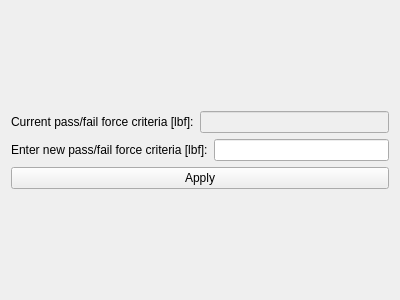
<?xml version="1.0" encoding="UTF-8"?>
<ui version="4.0">
 <class>cpfc_widget</class>
 <widget class="QWidget" name="cpfc_widget">
  <property name="geometry">
   <rect>
    <x>0</x>
    <y>0</y>
    <width>400</width>
    <height>300</height>
   </rect>
  </property>
  <property name="windowTitle">
   <string>Form</string>
  </property>
  <layout class="QGridLayout" name="gridLayout_2">
   <item row="0" column="0">
    <layout class="QGridLayout" name="gridLayout">
     <item row="1" column="0">
      <layout class="QHBoxLayout" name="horizontalLayout">
       <item>
        <widget class="QLabel" name="label">
         <property name="text">
          <string>Enter new pass/fail force criteria [lbf]:</string>
         </property>
        </widget>
       </item>
       <item>
        <widget class="QLineEdit" name="cpfc_line_edit">
         <property name="readOnly">
          <bool>false</bool>
         </property>
        </widget>
       </item>
      </layout>
     </item>
     <item row="2" column="0">
      <layout class="QHBoxLayout" name="horizontalLayout_2">
       <item>
        <widget class="QPushButton" name="apply_push_button">
         <property name="text">
          <string>Apply</string>
         </property>
        </widget>
       </item>
      </layout>
     </item>
     <item row="0" column="0">
      <layout class="QHBoxLayout" name="horizontalLayout_3">
       <item>
        <widget class="QLabel" name="label_2">
         <property name="text">
          <string>Current pass/fail force criteria [lbf]:</string>
         </property>
        </widget>
       </item>
       <item>
        <widget class="QLineEdit" name="current_pfc_line_edit">
         <property name="enabled">
          <bool>false</bool>
         </property>
        </widget>
       </item>
      </layout>
     </item>
    </layout>
   </item>
  </layout>
 </widget>
 <resources/>
 <connections/>
</ui>
